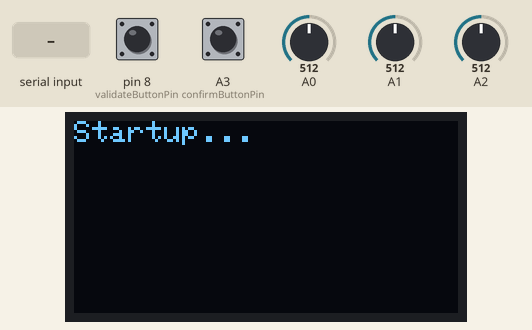
The sketch below on a simulated Arduino Uno, built with avr-gcc and run on an emulated ATmega328P. Shown: 128×64 one-colour display. Inputs (shaded band) come from the test bench; at power-on: pin 8 (validateButtonPin) LOW, A0 = 512, A1 = 512, A2 = 512, A3 (confirmButtonPin) LOW. What the sketch prints to the serial monitor is not drawn.

Above: at 1.2 s.
1.3 s: "1\n" received over Serial
At 2.7 s:
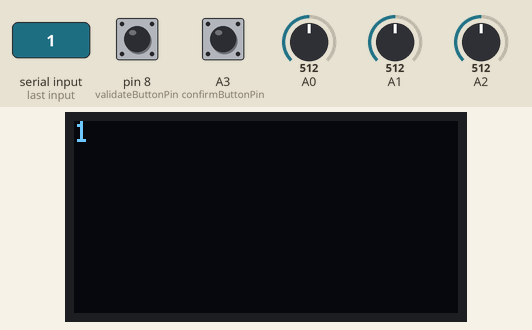
4.5 s: "0\n" received over Serial
At 5.2 s:
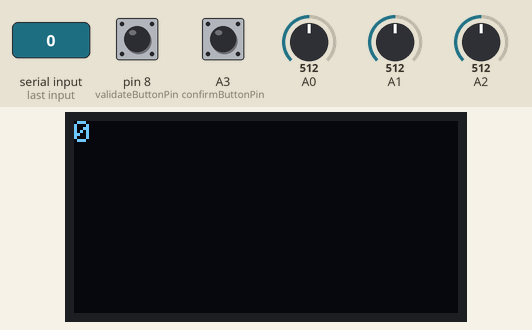
Timing chart, 0 to 7.5 s (numbered marks = the images above; inputs shaded):
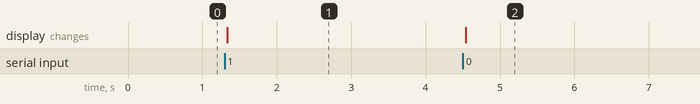

The sketch:

Controleur_Physique.ino
```cpp
#include <Wire.h>
#include <Adafruit_GFX.h>
#include <Adafruit_SSD1306.h>

#define SCREEN_WIDTH 128
#define SCREEN_HEIGHT 64
#define OLED_RESET -1
Adafruit_SSD1306 display(SCREEN_WIDTH, SCREEN_HEIGHT, &Wire, OLED_RESET);

const int confirmButtonPin = A3;
const int validateButtonPin = 8; // Nouveau bouton sur le port digital D2
int confirmButtonState = 0;
int lastConfirmButtonState = 0;
unsigned long lastConfirmButtonDebounceTime = 0;
unsigned long confirmButtonDebounceDelay = 50;

int validateButtonState = 0;
int lastValidateButtonState = 0;
unsigned long lastValidateButtonDebounceTime = 0;
unsigned long validateButtonDebounceDelay = 50;

unsigned long lastJoystickMoveTime = 0;
const unsigned long joystickMoveDelay = 200; // Délai de 200 ms pour le joystick

void setup() {
  Serial.begin(9600);
  while (!Serial);

  pinMode(confirmButtonPin, INPUT);
  pinMode(validateButtonPin, INPUT); // Configurer le nouveau bouton en entrée

  if (!display.begin(SSD1306_SWITCHCAPVCC, 0x3C)) {
    Serial.println(F("SSD1306 allocation failed"));
    for (;;);
  }

  display.clearDisplay();
  display.setTextSize(1);
  display.setTextColor(SSD1306_WHITE);
  display.setCursor(0, 0);
  display.print("Startup...");
  display.display();
}

void loop() {
  int val = analogRead(A2);
  String str = "V";
  str += val;
  Serial.println(str);

  int joystickX = analogRead(A0);
  int joystickY = analogRead(A1);

  unsigned long currentMillis = millis();
  if (currentMillis - lastJoystickMoveTime >= joystickMoveDelay) {
    if (joystickX < 300) {
      Serial.println("JLEFT");
      lastJoystickMoveTime = currentMillis;
    } else if (joystickX > 700) {
      Serial.println("JRIGHT");
      lastJoystickMoveTime = currentMillis;
    }
  }

  // Lire l'état du bouton de confirmation avec hystérésis et délai de rebond
  if (currentMillis - lastConfirmButtonDebounceTime >= confirmButtonDebounceDelay) {
    int reading = digitalRead(confirmButtonPin);
    if (reading != lastConfirmButtonState) {
      lastConfirmButtonDebounceTime = currentMillis;
      if (reading == HIGH && lastConfirmButtonState == LOW) {
        confirmButtonState = HIGH;
      } else {
        confirmButtonState = LOW;
      }
    }
    lastConfirmButtonState = reading;
  }

  if (confirmButtonState == HIGH) {
    Serial.println("CONFIRM");
    confirmButtonState = LOW;
  }

  // Lire l'état du bouton de validation avec hystérésis et délai de rebond
  if (currentMillis - lastValidateButtonDebounceTime >= validateButtonDebounceDelay) {
    int reading = digitalRead(validateButtonPin);
    if (reading != lastValidateButtonState) {
      lastValidateButtonDebounceTime = currentMillis;
      if (reading == HIGH && lastValidateButtonState == LOW) {
        validateButtonState = HIGH;
      } else {
        validateButtonState = LOW;
      }
    }
    lastValidateButtonState = reading;
  }

  if (validateButtonState == HIGH) {
    Serial.println("VALIDATE");
    validateButtonState = LOW;
}

  if (Serial.available()) {
    String message = Serial.readStringUntil('\n');
    displayMessage(message);
  }

  delay(20);
}

void displayMessage(String message) {
  display.clearDisplay();
  display.setTextSize(1);
  display.setTextColor(SSD1306_WHITE);
  display.setCursor(0, 0);

  int lineHeight = 10;
  int yPos = 0;

  int separatorIndex;
  while ((separatorIndex = message.indexOf('\n')) != -1) {
    String line = message.substring(0, separatorIndex);
    display.setCursor(0, yPos);
    display.print(line);
    yPos += lineHeight;
    message = message.substring(separatorIndex + 1);
  }

  display.setCursor(0, yPos);
  display.print(message);

  display.display();
}
```

Measured:
- after the input at 1.3 s, the display: changes at once (image 1)
- after the input at 4.5 s, the display: changes at once (image 2)
